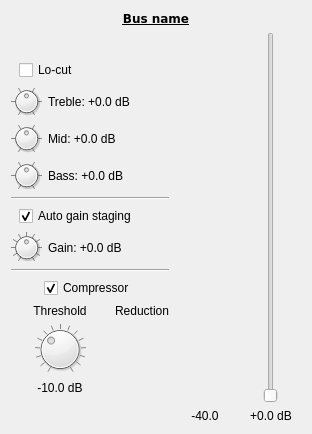
<?xml version="1.0" encoding="UTF-8"?>
<ui version="4.0">
 <class>AudioExpandedView</class>
 <widget class="QWidget" name="AudioExpandedView">
  <property name="geometry">
   <rect>
    <x>0</x>
    <y>0</y>
    <width>312</width>
    <height>434</height>
   </rect>
  </property>
  <property name="windowTitle">
   <string>AudioExpandedView</string>
  </property>
  <layout class="QVBoxLayout" name="verticalLayout_6">
   <item>
    <widget class="EllipsisLabel" name="bus_desc_label">
     <property name="font">
      <font>
       <family>DejaVu Sans</family>
       <weight>75</weight>
       <bold>true</bold>
       <underline>true</underline>
      </font>
     </property>
     <property name="text">
      <string>Bus name</string>
     </property>
     <property name="alignment">
      <set>Qt::AlignCenter</set>
     </property>
    </widget>
   </item>
   <item>
    <layout class="QHBoxLayout" name="main_layout">
     <item>
      <layout class="QVBoxLayout" name="settings_layout">
       <item>
        <spacer name="verticalSpacer_2">
         <property name="orientation">
          <enum>Qt::Vertical</enum>
         </property>
         <property name="sizeHint" stdset="0">
          <size>
           <width>20</width>
           <height>40</height>
          </size>
         </property>
        </spacer>
       </item>
       <item>
        <layout class="QHBoxLayout" name="locut_offseter">
         <property name="leftMargin">
          <number>8</number>
         </property>
         <item>
          <widget class="QCheckBox" name="locut_enabled">
           <property name="text">
            <string>Lo-cut</string>
           </property>
          </widget>
         </item>
        </layout>
       </item>
       <item>
        <layout class="QHBoxLayout" name="treble_layout">
         <item>
          <widget class="QDial" name="treble_knob">
           <property name="maximumSize">
            <size>
             <width>31</width>
             <height>31</height>
            </size>
           </property>
           <property name="minimum">
            <number>-150</number>
           </property>
           <property name="maximum">
            <number>150</number>
           </property>
           <property name="notchTarget">
            <double>60.000000000000000</double>
           </property>
           <property name="notchesVisible">
            <bool>true</bool>
           </property>
          </widget>
         </item>
         <item>
          <widget class="QLabel" name="treble_label">
           <property name="text">
            <string>Treble: +0.0 dB</string>
           </property>
          </widget>
         </item>
        </layout>
       </item>
       <item>
        <layout class="QHBoxLayout" name="mid_layout">
         <item>
          <widget class="QDial" name="mid_knob">
           <property name="maximumSize">
            <size>
             <width>31</width>
             <height>31</height>
            </size>
           </property>
           <property name="minimum">
            <number>-150</number>
           </property>
           <property name="maximum">
            <number>150</number>
           </property>
           <property name="notchTarget">
            <double>60.000000000000000</double>
           </property>
           <property name="notchesVisible">
            <bool>true</bool>
           </property>
          </widget>
         </item>
         <item>
          <widget class="QLabel" name="mid_label">
           <property name="text">
            <string>Mid: +0.0 dB</string>
           </property>
          </widget>
         </item>
        </layout>
       </item>
       <item>
        <layout class="QHBoxLayout" name="bass_layout">
         <item>
          <widget class="QDial" name="bass_knob">
           <property name="maximumSize">
            <size>
             <width>31</width>
             <height>31</height>
            </size>
           </property>
           <property name="minimum">
            <number>-150</number>
           </property>
           <property name="maximum">
            <number>150</number>
           </property>
           <property name="notchTarget">
            <double>60.000000000000000</double>
           </property>
           <property name="notchesVisible">
            <bool>true</bool>
           </property>
          </widget>
         </item>
         <item>
          <widget class="QLabel" name="bass_label">
           <property name="text">
            <string>Bass: +0.0 dB</string>
           </property>
          </widget>
         </item>
        </layout>
       </item>
       <item>
        <widget class="Line" name="line">
         <property name="orientation">
          <enum>Qt::Horizontal</enum>
         </property>
        </widget>
       </item>
       <item>
        <layout class="QHBoxLayout" name="gainstaging_auto_offseter">
         <property name="leftMargin">
          <number>8</number>
         </property>
         <item>
          <widget class="QCheckBox" name="gainstaging_auto_checkbox">
           <property name="text">
            <string>Auto gain staging</string>
           </property>
           <property name="checked">
            <bool>true</bool>
           </property>
          </widget>
         </item>
        </layout>
       </item>
       <item>
        <layout class="QHBoxLayout" name="gainstaging_layout">
         <item>
          <widget class="QDial" name="gainstaging_knob">
           <property name="maximumSize">
            <size>
             <width>31</width>
             <height>31</height>
            </size>
           </property>
           <property name="minimum">
            <number>-300</number>
           </property>
           <property name="maximum">
            <number>300</number>
           </property>
           <property name="notchTarget">
            <double>60.000000000000000</double>
           </property>
           <property name="notchesVisible">
            <bool>true</bool>
           </property>
          </widget>
         </item>
         <item>
          <widget class="QLabel" name="gainstaging_db_display">
           <property name="text">
            <string>Gain: +0.0 dB</string>
           </property>
          </widget>
         </item>
        </layout>
       </item>
       <item>
        <widget class="Line" name="line_2">
         <property name="orientation">
          <enum>Qt::Horizontal</enum>
         </property>
        </widget>
       </item>
       <item>
        <layout class="QHBoxLayout" name="compressor_centerer">
         <item>
          <spacer name="horizontalSpacer">
           <property name="orientation">
            <enum>Qt::Horizontal</enum>
           </property>
           <property name="sizeHint" stdset="0">
            <size>
             <width>40</width>
             <height>20</height>
            </size>
           </property>
          </spacer>
         </item>
         <item>
          <widget class="QCheckBox" name="compressor_enabled">
           <property name="text">
            <string>Compressor</string>
           </property>
           <property name="checked">
            <bool>true</bool>
           </property>
          </widget>
         </item>
         <item>
          <spacer name="horizontalSpacer_2">
           <property name="orientation">
            <enum>Qt::Horizontal</enum>
           </property>
           <property name="sizeHint" stdset="0">
            <size>
             <width>40</width>
             <height>20</height>
            </size>
           </property>
          </spacer>
         </item>
        </layout>
       </item>
       <item>
        <layout class="QHBoxLayout" name="compressor_controls_layout">
         <item>
          <layout class="QVBoxLayout" name="threshold_layout">
           <item>
            <widget class="QLabel" name="threshold_heading">
             <property name="text">
              <string>Threshold</string>
             </property>
             <property name="alignment">
              <set>Qt::AlignCenter</set>
             </property>
            </widget>
           </item>
           <item>
            <layout class="QHBoxLayout" name="compressor_threshold_knob_centerer">
             <item>
              <widget class="QDial" name="compressor_threshold_knob">
               <property name="maximumSize">
                <size>
                 <width>64</width>
                 <height>64</height>
                </size>
               </property>
               <property name="minimum">
                <number>-400</number>
               </property>
               <property name="maximum">
                <number>0</number>
               </property>
               <property name="value">
                <number>-260</number>
               </property>
               <property name="notchTarget">
                <double>30.000000000000000</double>
               </property>
               <property name="notchesVisible">
                <bool>true</bool>
               </property>
              </widget>
             </item>
            </layout>
           </item>
           <item>
            <widget class="QLabel" name="compressor_threshold_db_display">
             <property name="text">
              <string>-10.0 dB</string>
             </property>
             <property name="alignment">
              <set>Qt::AlignCenter</set>
             </property>
            </widget>
           </item>
          </layout>
         </item>
         <item>
          <layout class="QVBoxLayout" name="reduction_layout" stretch="0,1">
           <item>
            <widget class="QLabel" name="reduction_header">
             <property name="text">
              <string>Reduction</string>
             </property>
             <property name="alignment">
              <set>Qt::AlignCenter</set>
             </property>
            </widget>
           </item>
           <item>
            <layout class="QHBoxLayout" name="reduction_meter_centerer">
             <item>
              <widget class="VUMeter" name="reduction_meter" native="true">
               <property name="maximumSize">
                <size>
                 <width>20</width>
                 <height>16777215</height>
                </size>
               </property>
              </widget>
             </item>
            </layout>
           </item>
          </layout>
         </item>
        </layout>
       </item>
       <item>
        <spacer name="verticalSpacer">
         <property name="orientation">
          <enum>Qt::Vertical</enum>
         </property>
         <property name="sizeHint" stdset="0">
          <size>
           <width>20</width>
           <height>40</height>
          </size>
         </property>
        </spacer>
       </item>
      </layout>
     </item>
     <item>
      <layout class="QVBoxLayout" name="vu_layout" stretch="1,0">
       <item>
        <layout class="QHBoxLayout" name="vu_centerer">
         <item>
          <widget class="VUMeter" name="peak_meter" native="true">
           <property name="maximumSize">
            <size>
             <width>20</width>
             <height>16777215</height>
            </size>
           </property>
          </widget>
         </item>
        </layout>
       </item>
       <item>
        <widget class="ClickableLabel" name="peak_display_label">
         <property name="minimumSize">
          <size>
           <width>60</width>
           <height>0</height>
          </size>
         </property>
         <property name="text">
          <string>-40.0</string>
         </property>
         <property name="alignment">
          <set>Qt::AlignCenter</set>
         </property>
        </widget>
       </item>
      </layout>
     </item>
     <item>
      <layout class="QVBoxLayout" name="fader_layout" stretch="1,0">
       <item>
        <layout class="QHBoxLayout" name="fader_centerer">
         <item>
          <widget class="NonLinearFader" name="fader">
           <property name="maximum">
            <number>1000</number>
           </property>
           <property name="singleStep">
            <number>10</number>
           </property>
           <property name="pageStep">
            <number>100</number>
           </property>
           <property name="orientation">
            <enum>Qt::Vertical</enum>
           </property>
          </widget>
         </item>
        </layout>
       </item>
       <item>
        <widget class="QLabel" name="fader_label">
         <property name="minimumSize">
          <size>
           <width>60</width>
           <height>0</height>
          </size>
         </property>
         <property name="text">
          <string>+0.0 dB</string>
         </property>
         <property name="alignment">
          <set>Qt::AlignCenter</set>
         </property>
        </widget>
       </item>
      </layout>
     </item>
    </layout>
   </item>
  </layout>
 </widget>
 <customwidgets>
  <customwidget>
   <class>VUMeter</class>
   <extends>QWidget</extends>
   <header>vumeter.h</header>
   <container>1</container>
  </customwidget>
  <customwidget>
   <class>NonLinearFader</class>
   <extends>QSlider</extends>
   <header>nonlinear_fader.h</header>
  </customwidget>
  <customwidget>
   <class>EllipsisLabel</class>
   <extends>QLabel</extends>
   <header>ellipsis_label.h</header>
  </customwidget>
  <customwidget>
   <class>ClickableLabel</class>
   <extends>QLabel</extends>
   <header>clickable_label.h</header>
  </customwidget>
 </customwidgets>
 <resources/>
 <connections/>
</ui>
